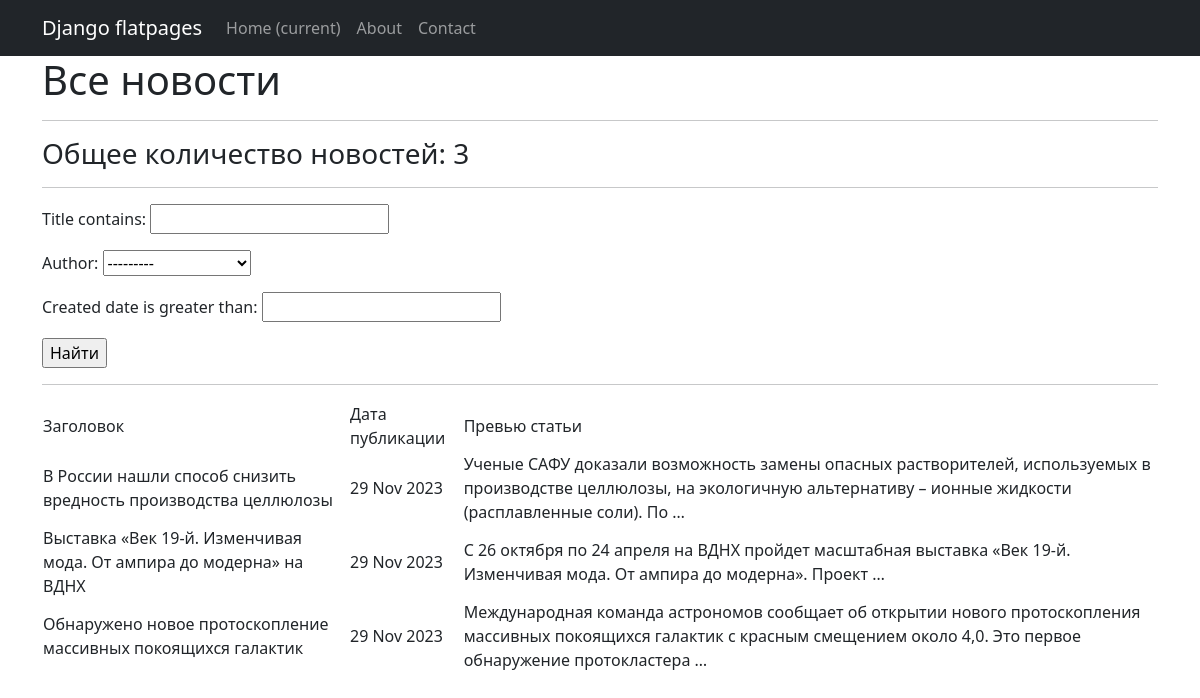
Page /news/search/ on the earlier database version.
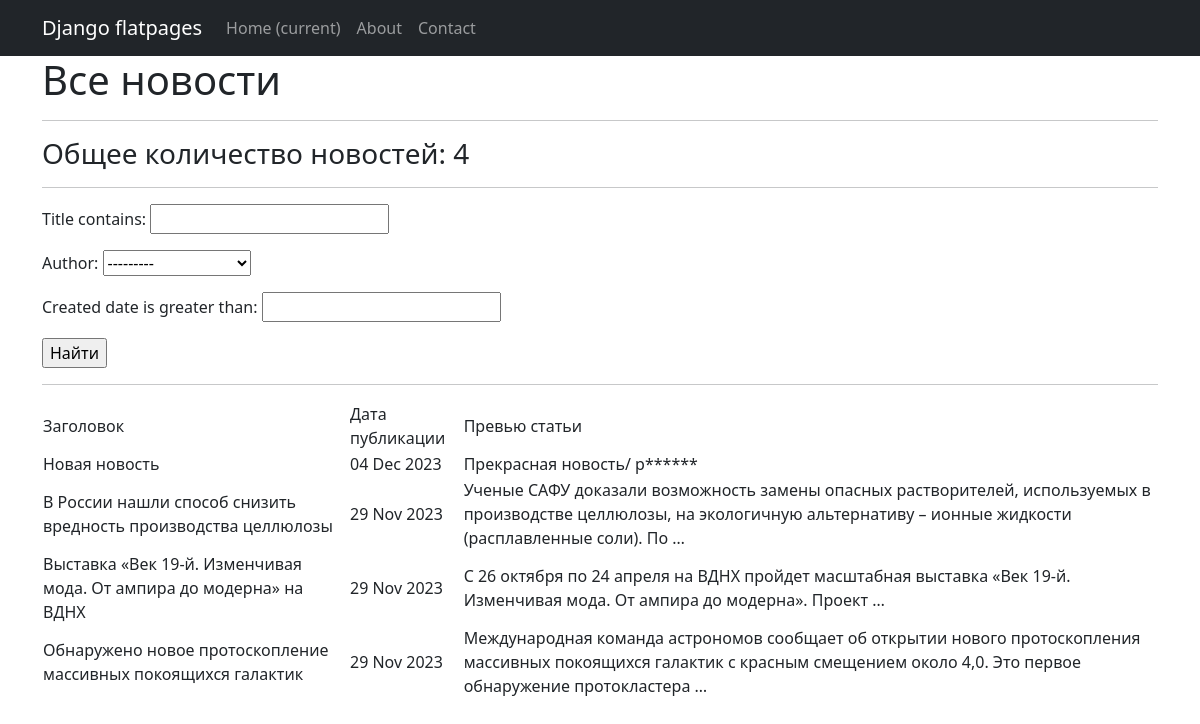
Same page on the later database version.
### news/models.py (models this page shows, shortened)
class Post(models.Model):
    article = 'AR'
    news = 'NE'
    POSTS = [
        (article, 'Статья'),
        (news, 'Новости')
    ]
    author = models.ForeignKey(Author, on_delete=models.CASCADE)
    type = models.CharField(max_length=2, choices=POSTS, default=news)
    created_date = models.DateTimeField(auto_now_add=True)
    post = models.ManyToManyField(Category, through="PostCategory")
    title = models.CharField(max_length=255)
    text = models.TextField()
    rating = models.IntegerField(default=0)

### news/views.py (the view)
# urls.py: path('search/', PostSearch.as_view()),
class PostSearch(ListView):
    model = Post
    ordering = '-created_date'
    template_name = 'search.html'
    context_object_name = 'news'
    def get_queryset(self):
        queryset = super().get_queryset()
        self.filterset = PostFilter(self.request.GET, queryset)
        return self.filterset.qs
    def get_context_data(self, **kwargs):
        context = super().get_context_data(**kwargs)
        context['filterset'] = self.filterset
        return context

### news/templatetags/custom_filters.py (called while the page is built)
@register.filter()
def censor(word):
    if isinstance(word, str):
        for i in forbidden_words:
            word = word.replace(i[1:], '*' * len(i[1:]))
    else:
        raise ValueError(
            'custom_filters -> censor -> A string is expected, but a different data type has been entered')
    return word

### templates/search.html (shortened to what this page needs)
{% extends 'flatpages/default.html' %}
{% load custom_filters %}
{% load custom_tags %}
{% block content %}
    <h1>Все новости</h1>
    <hr>
    <h3>Общее количество новостей: {{ news|length }}</h3>
    <hr>
    <form action="" method="get">
        {{ filterset.form.as_p }}
        <input type="submit" value="Найти" />
    </form>
    <hr>
    {% if news %}
        <table>
            <tr>
                <td>Заголовок</td>
                <td>Дата публикации</td>
                <td>Превью статьи</td>
            </tr>
            {% for separate_news in news %}
            <tr>
                <td>{{ separate_news.title|censor }}</td>
                <td>{{ separate_news.created_date|date:'d M Y' }}</td>
                <td>{{ separate_news.text|truncatewords:20|censor }}</td>
            </tr>
            {% endfor %}
        </table>
    {% else %}
        <h2>Новостей нет!</h2>
    {% endif %}
{% endblock content %}

Differences in the rows shown:
added Post: title|censor "Новая новость", created_date "04 Dec 2023", text|censor "Прекрасная новость/ р******"
Other differences:
{{ news|length }}: "3" → "4"
